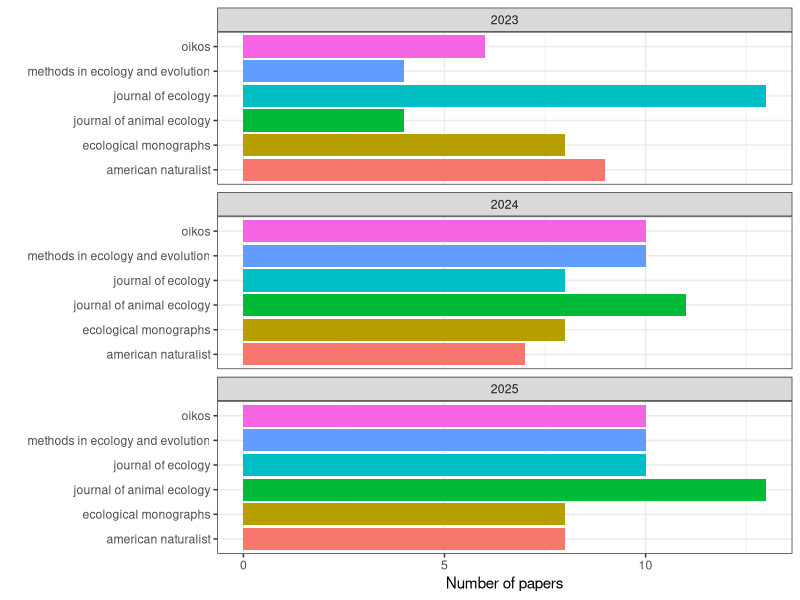
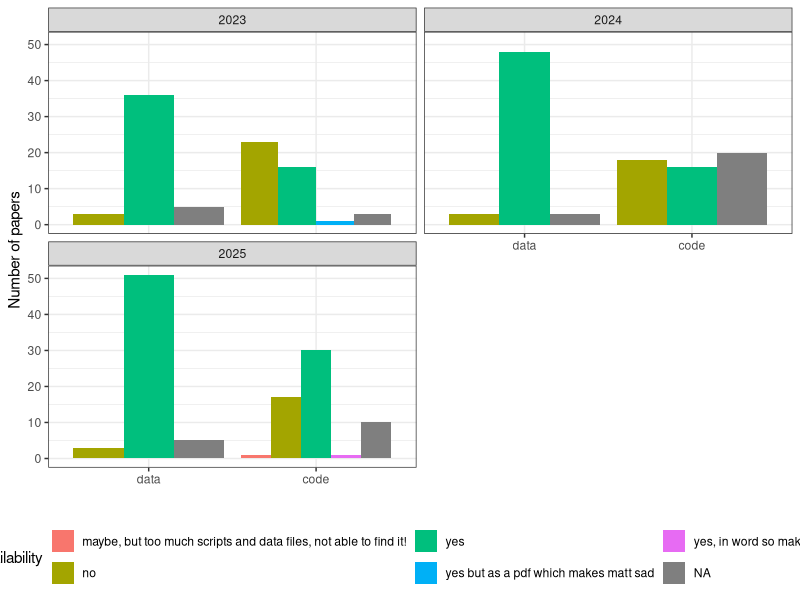
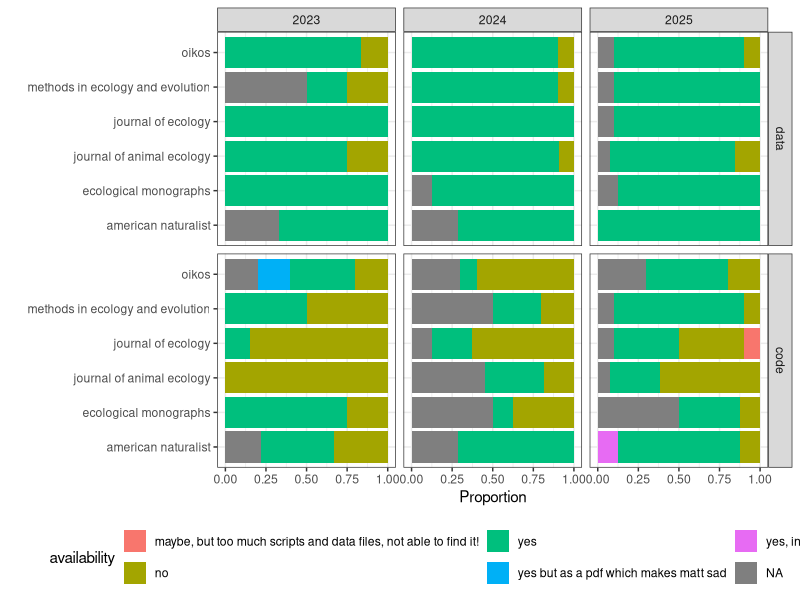

R code for these plots, in order:
## ---- chunk 1
#| label: setup
#| echo: false
#| eval: true

library(tidyverse)
library(readxl)
library(glue)
library(here)

## ---- chunk 2
#| label: load-data
#| echo: false
#| eval: true
#| 
# Read data from all years and ensure consistent types
# Use here() to anchor paths at the project root during rendering
dat_2023 <- readxl::read_excel(here::here("data", "Reproducibility_2025.xlsx"), sheet = "Hjerkinn_2023") |>
  mutate(Year = "2023") |>
  # Convert logical columns to character
  mutate(across(where(is.logical), ~ if_else(is.na(.x), NA_character_, as.character(.x)))) |>
  # Convert Group to character (handles numeric, character, and NA)
  mutate(Group = as.character(Group))

dat_2024 <- readxl::read_excel(here::here("data", "Reproducibility_2025.xlsx"), sheet = "Hjerkinn_2024") |>
  mutate(Year = "2024") |>
  # Convert logical columns to character
  mutate(across(where(is.logical), ~ if_else(is.na(.x), NA_character_, as.character(.x)))) |>
  # Convert Group to character (handles numeric, character, and NA)
  mutate(Group = as.character(Group))

dat_2025 <- readxl::read_excel(here::here("data", "Reproducibility_2025.xlsx"), sheet = "Hjerkinn_2025") |>
  mutate(Year = "2025") |>
  mutate(across(where(is.logical), ~ if_else(is.na(.x), NA_character_, as.character(.x)))) |>
  mutate(Group = as.character(Group))

# Combine data first
dat_combined <- bind_rows(dat_2023, dat_2024, dat_2025)

# Combine and process data
dat_raw <- dat_combined |>
  select(Year, Group:Issue, `Is the data available?`, "Is the code to run the analysis for Fig/Tab x available?") |> 
  rename("data" = `Is the data available?`,
         "code" = "Is the code to run the analysis for Fig/Tab x available?") %>%
  mutate(Journal = tolower(Journal),
         Journal = if_else(Journal == "amrican naturalist", "american naturalist", Journal),
         # Handle empty strings and NA variations for Journal
         Journal = if_else(Journal == "" | Journal == "na" | Journal == "n/a", NA_character_, Journal),
         data = tolower(data),
         data = case_when(data == "na" | data == "n/a" ~ NA_character_,
                          data == "yes, but" ~ "yes",
                          TRUE ~ data),
         code = tolower(code),
         code = case_when(code == "na" | code == "n/a" ~ NA_character_,
                          code == "yea" ~ "yes",
                         TRUE ~ code),
         Year = factor(Year, levels = c("2023", "2024", "2025"))) |>
  # Filter out rows with missing Journal after processing
  filter(!is.na(Journal))

# Create long format for availability analysis
dat <- dat_raw |> 
  pivot_longer(cols = c(data, code), names_to = "variable", values_to = "availability") |> 
  mutate(variable = factor(variable, levels = c("data", "code"))) |> 
  filter(!availability %in% c("yes, but"))

# Precompute caption to avoid YAML parsing issues with !expr
fig_cap_papers <- glue::glue(
  "Number of papers reviewed in 2023: {nrow(dat_2023)}, 2024: {nrow(dat_2024)}, 2025: {nrow(dat_2025)}"
)

## ---- chunk 3
#| label: fig-nr-papers
#| echo: false
#| eval: true
#| fig-cap: !expr fig_cap_papers


# Count papers by Year and Journal
dat_raw |> 
  group_by(Year, Journal) |> 
  summarise(n = n(), .groups = "drop") |> 
  ggplot(aes(x = Journal, y = n, fill = Journal)) +
  geom_col() +
  coord_flip() +
  facet_wrap(~ Year, ncol = 1) +
  labs(x = "", y = "Number of papers") +
  theme_bw() +
  theme(legend.position = "none")

## ---- chunk 4
#| label: fig-two
#| echo: false
#| eval: true
#| fig-cap: Data and code availability by year.

dat |> 
  group_by(Year, variable, availability) |> 
  summarise(n = n(), .groups = "drop") |> 
  ggplot(aes(x = variable, y = n, fill = availability)) +
  geom_col(position = "dodge") +
  facet_wrap(~ Year, ncol = 2) +
  labs(x = "", y = "Number of papers") +
  theme_bw() +
  theme(legend.position = "bottom")

## ---- chunk 5
#| label: fig-three
#| echo: false
#| eval: true

dat |> 
  group_by(Year, Journal, variable, availability) |> 
  summarise(n = n(), .groups = "drop") |> 
  ggplot(aes(x = Journal, y = n, fill = availability)) +
  geom_col(position = "fill") +
  coord_flip() +
  labs(x = "", y = "Proportion") +
  facet_grid(variable ~ Year) +
  theme_bw() +
  theme(legend.position = "bottom")

